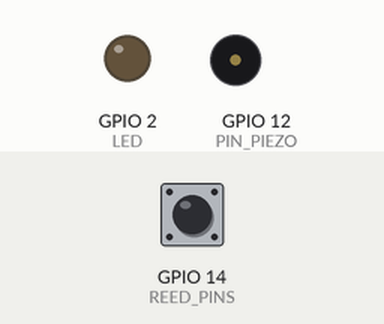
The sketch below on a simulated ESP8266 (NodeMCU). On the bench: output pins drawn as LEDs (lit = HIGH), buzzer (waves = sounding, pin HIGH). The inputs (shaded band) are chosen by the test bench; at power-on: GPIO 14 (REED_PINS) HIGH.

Above: at 0.05 s.
Timing chart, 0 to 3.0 s (numbered marks = the images above):
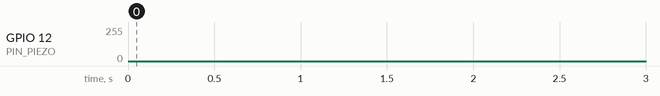

Measured:
- by itself, GPIO 12 (PIN_PIEZO): 0/255 → 230/255 at 60.0 s, → 0/255 0.10 s later, → 230/255 0.10 s later, → 0/255 0.10 s later, … (700 changes in this stretch)

The sketch:

falarm_ard.ino
```cpp
#include <limits.h>
#include <ESP8266WiFi.h>

const int LED = 2; // D4
const int REED_PINS[] = { 14, 4 }; // D5, D2
const int PIN_PIEZO = 12; // D6
const unsigned long ALARM_DELAY = 60000;
unsigned long whenDisconnected = 0;

void setup()
{
  WiFi.mode(WIFI_OFF);
  WiFi.forceSleepBegin();
  delay(1);

  pinMode(LED, OUTPUT);
  pinMode(PIN_PIEZO, OUTPUT);

  for (int reed : REED_PINS) {
    pinMode(reed, INPUT_PULLUP);
  }
}

inline bool isConnected()
{
  for (int reed : REED_PINS) {
    if (digitalRead(reed) == HIGH) {
      return false;
    }
  }

  return true;
}

void loop()
{
  if (!isConnected()) {
    digitalWrite(LED, LOW);

    if (whenDisconnected == 0) {
      whenDisconnected = millis();
    } else {
      unsigned long now = millis();
      unsigned long diff;

      if (whenDisconnected > now) {
        diff = ULONG_MAX - whenDisconnected + now;
      } else {
        diff = now - whenDisconnected;
      }

      if (diff > ALARM_DELAY) {
        while (!isConnected()) {
          analogWrite(PIN_PIEZO, 230);
          delay(100);
          analogWrite(PIN_PIEZO, 0);
          delay(100);
        }
        digitalWrite(LED, HIGH);
        whenDisconnected = 0;
      }
    }
  } else {
    digitalWrite(LED, HIGH);
    whenDisconnected = 0;
  }

  delay(50);
}
```
